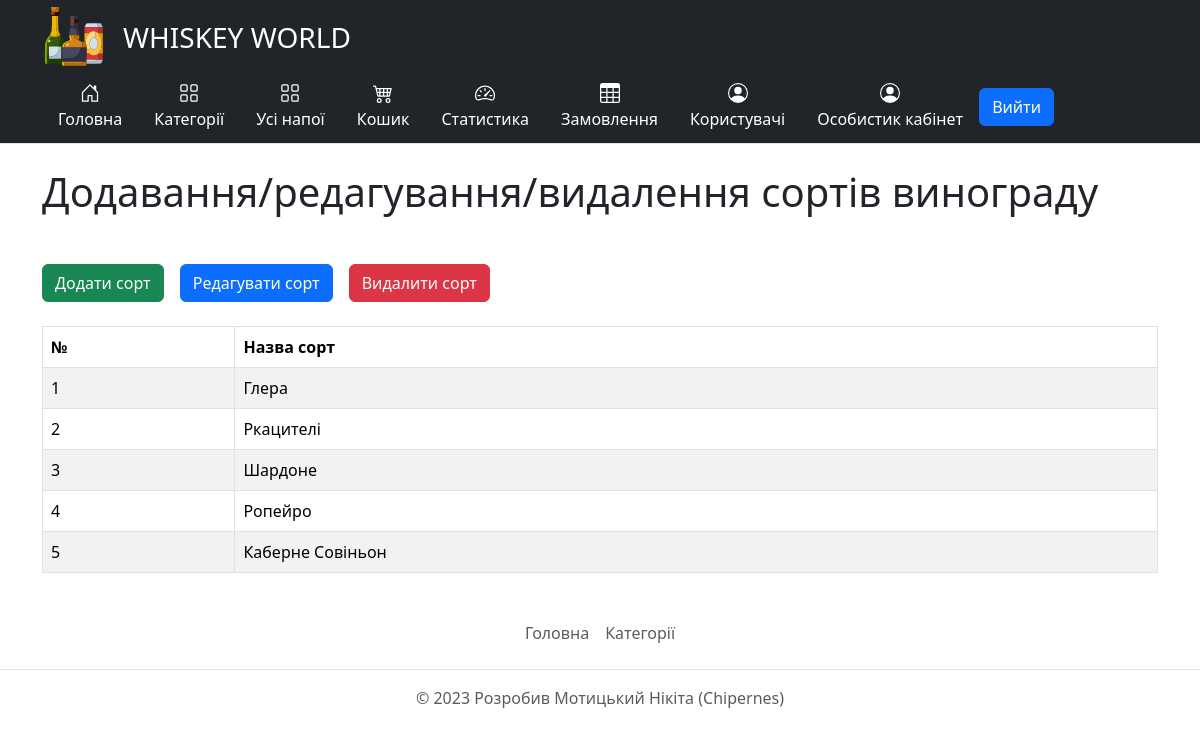
Page /grapeVarieties (signed in) on the earlier database version.
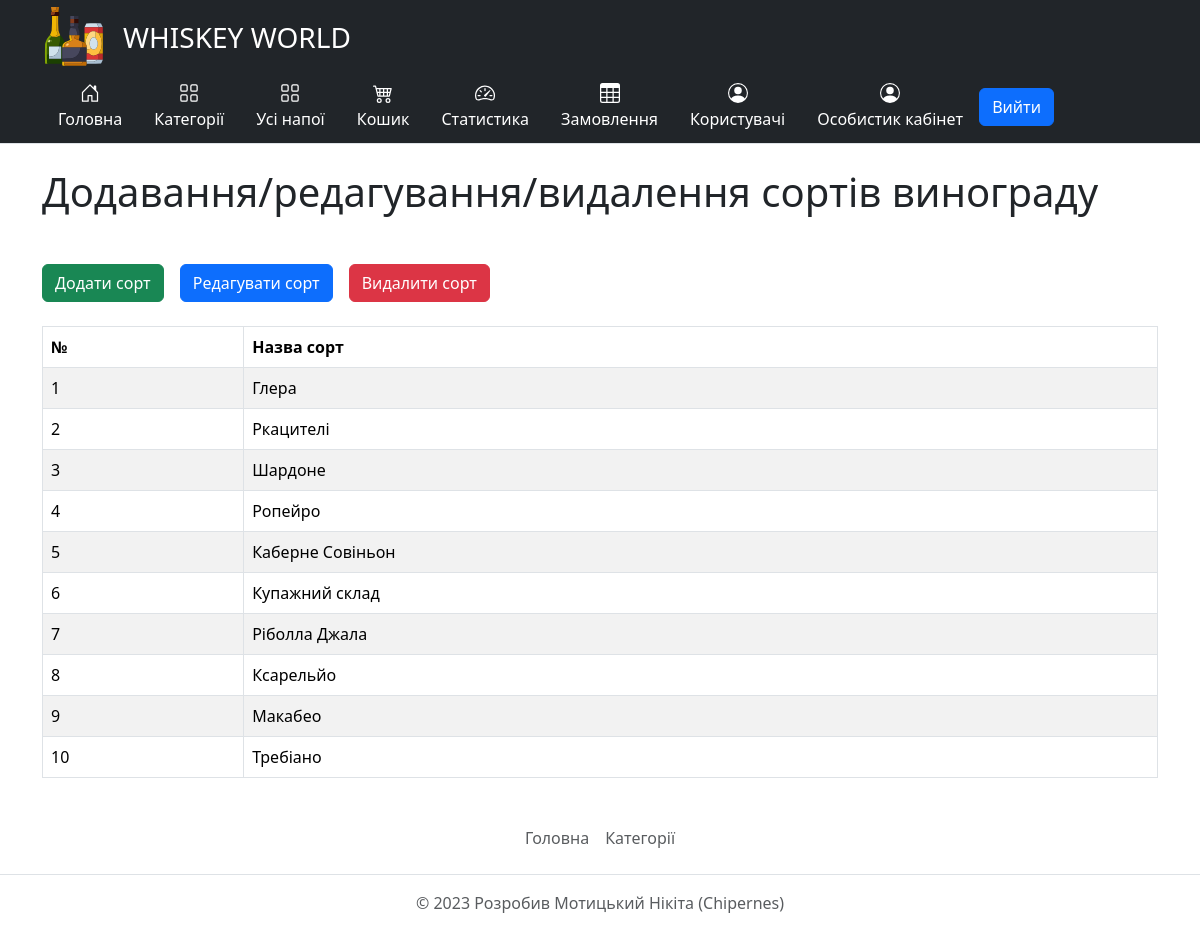
Same page on the later database version.
### tables this page shows
CREATE TABLE `GrapeVarieties` (
  `GrapeVarietyId` int NOT NULL,
  `Name` varchar(255) NOT NULL
);

### core/Template.php (called while the page is built, shortened)
<?php
class Template
{
    public function __construct($path)
    {
        $this->path = $path;
    }
    public function getHTML() {
        include($this->path);
        $html = ob_get_contents();
        return $html;
    }
}

### core/Controller.php (called while the page is built, shortened)
<?php
class Controller
{
    protected $viewPath;
    public function __construct()
    {
        $this->moduleName = Core::getInstance()->app['moduleName'];
        $this->actionName = Core::getInstance()->app['$actionName'];
        $this->viewPath = "views/{$this->moduleName}/{$this->actionName}.php";
    }
    public function render($viewPath = null, $params = null)
    {
        if (empty($viewPath))
            $viewPath = $this->viewPath;
        $tpl = new Template($viewPath);
        if (!empty($params))
            $tpl->setParams($params);
        return $tpl->getHTML();
    }
}

### controllers/GrapeVarietiesController.php (called while the page is built, shortened)
<?php
class GrapeVarietiesController extends Controller
{
    public function indexAction()
    {
        $grapeVarieties = GrapeVarieties::getGrapeVarieties();
        return $this->render(null,
            [
                'grapeVarieties' => $grapeVarieties
            ]);
    }
}

### index.php (called while the page is built, shortened)
<?php
spl_autoload_register(function($className) {
    $path = $className.'.php';
});
$core = core\Core::getInstance();
$core->Initialize();
$core->Run();

### core/DB.php (called while the page is built, shortened)
<?php
class DB
{
    protected $pdo;
    public function __construct($hostname, $login, $password, $database)
    {
        $this->pdo = new \PDO("mysql: host={$hostname}; dbname={$database}", $login, $password);
    }
    public function select($tableName, $fieldsList = '*', $conditionArray = null, $conditionOperators = 'AND')
    {
        if (is_string($fieldsList))
            $fieldsListString = $fieldsList;
        $wherePartString = '';
        $res = $this->pdo->prepare("SELECT {$fieldsListString} FROM {$tableName} {$wherePartString}");
        $res->execute($conditionArray);
        return $res->fetchAll(\PDO::FETCH_ASSOC);
    }
}

### models/GrapeVarieties.php (called while the page is built, shortened)
<?php
class GrapeVarieties
{
    protected static string $tableName = 'GrapeVarieties';
    public static function getGrapeVarieties()
    {
        return Core::getInstance()->db->select(self::$tableName);
    }
}

### views/grapeVarieties/index.php (the view, shortened to what this page needs)
<h1 class="mt-4 mb-5">Додавання/редагування/видалення сортів винограду</h1>
<div class="d-flex gap-3">
    <a href="/grapeVarieties/add" class="btn btn-success">Додати сорт</a>
    <a href="/grapeVarieties/edit?check=false" class="btn btn-primary">Редагувати сорт</a>
    <a href="/grapeVarieties/delete" class="btn btn-danger">Видалити сорт</a>
</div>
<div class="mt-4">
    <table class="table table-striped table-bordered">
        <thead>
            <tr>
                <th>№</th>
                <th>Назва сорт</th>
            </tr>
        </thead>
        <tbody>
            <?php foreach ($grapeVarieties as $grapeVariety): ?>
                <tr>
                    <td><?= $grapeVariety['GrapeVarietyId'] ?></td>
                    <td><?= $grapeVariety['Name'] ?></td>
                </tr>
            <?php endforeach; ?>
        </tbody>
    </table>
</div>

Differences in the rows shown:
added grapevarieties: GrapeVarietyId "6", Name "Купажний склад"
added grapevarieties: GrapeVarietyId "7", Name "Ріболла Джала"
added grapevarieties: GrapeVarietyId "8", Name "Ксарельйо"
added grapevarieties: GrapeVarietyId "9", Name "Макабео"
added grapevarieties: GrapeVarietyId "10", Name "Требіано"
